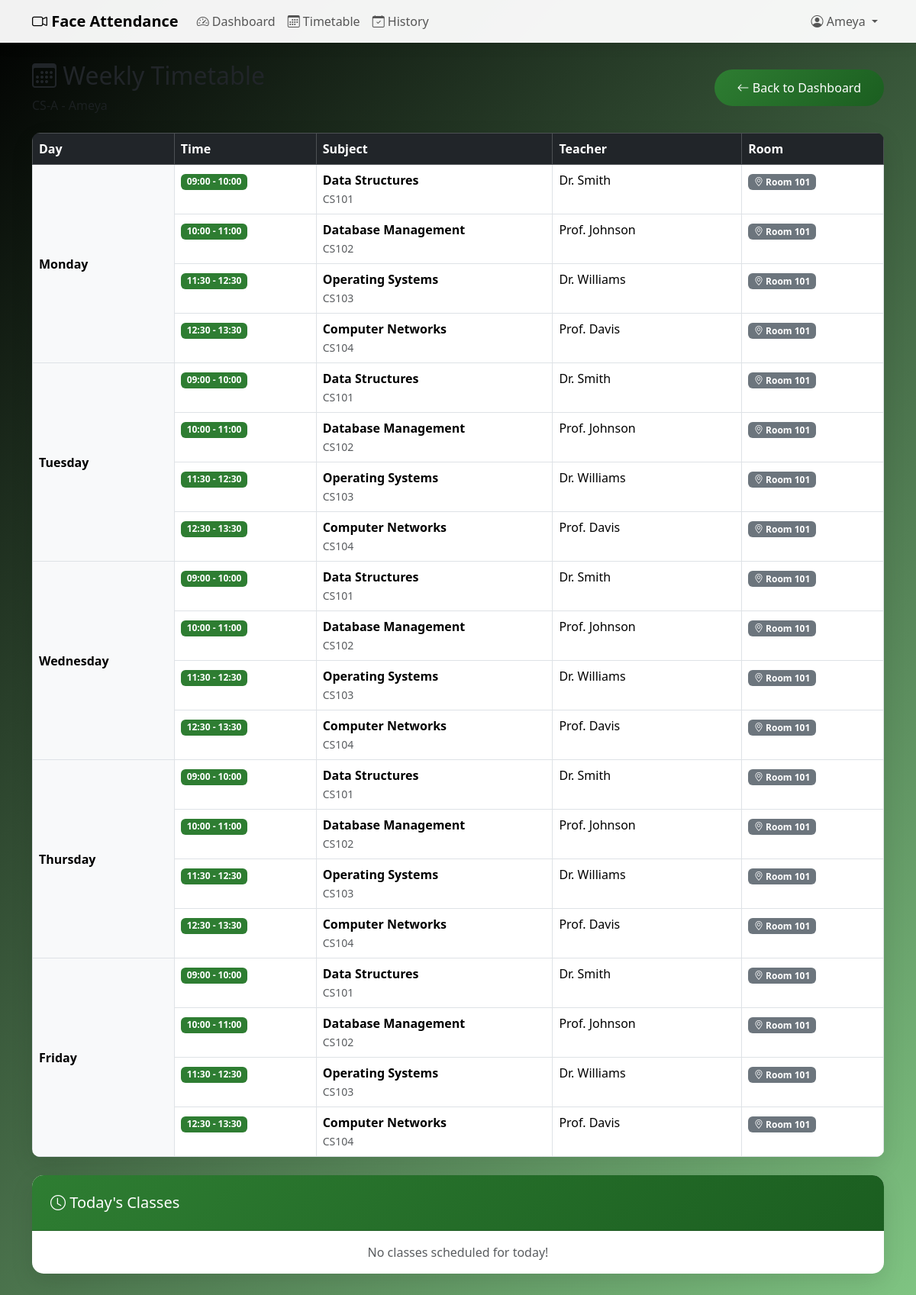
The app's page /timetable/ (signed in) with its own data.
### core/models.py (models this page shows, shortened)
class Student(models.Model):
    user = models.OneToOneField(User, on_delete=models.CASCADE, related_name='student_profile')
    roll_no = models.CharField(max_length=20, unique=True)
    name = models.CharField(max_length=100)
    classroom = models.ForeignKey(Classroom, on_delete=models.CASCADE, related_name='students')
    face_folder_name = models.CharField(max_length=100, blank=True, help_text="Folder name in known_faces/")
    photo_straight = models.CharField(max_length=255, blank=True, help_text="Front-facing photo path")
    photo_left = models.CharField(max_length=255, blank=True, help_text="Looking left photo path")
    photo_right = models.CharField(max_length=255, blank=True, help_text="Looking right photo path")
    class Meta:
        ordering = ['roll_no']

class Classroom(models.Model):
    name = models.CharField(max_length=50, unique=True)  # e.g., "CS-A", "IT-B"
    description = models.TextField(blank=True)
    def __str__(self):
        return self.name
    class Meta:
        ordering = ['name']

class Timetable(models.Model):
    DAYS_OF_WEEK = [
        (0, 'Monday'),
        (1, 'Tuesday'),
        (2, 'Wednesday'),
        (3, 'Thursday'),
        (4, 'Friday'),
        (5, 'Saturday'),
        (6, 'Sunday'),
    ]
    room = models.ForeignKey(Room, on_delete=models.CASCADE, related_name='timetable_entries', null=True, blank=True)
    classroom = models.ForeignKey(Classroom, on_delete=models.CASCADE, related_name='timetable_entries')
    subject = models.ForeignKey(Subject, on_delete=models.CASCADE, related_name='timetable_entries')
    teacher = models.ForeignKey(Teacher, on_delete=models.CASCADE, related_name='timetable_entries')
    day_of_week = models.IntegerField(choices=DAYS_OF_WEEK)
    start_time = models.TimeField()
    end_time = models.TimeField()
    is_recurring = models.BooleanField(default=True, help_text="False for extra/one-time lectures")
    extra_date = models.DateField(null=True, blank=True, help_text="Specific date for non-recurring lectures")
    class Meta:
        ordering = ['day_of_week', 'start_time']
        unique_together = ['room', 'day_of_week', 'start_time']

class Subject(models.Model):
    name = models.CharField(max_length=100)
    code = models.CharField(max_length=20, unique=True)  # e.g., "CS101"
    class Meta:
        ordering = ['code']

class Teacher(models.Model):
    user = models.OneToOneField(User, on_delete=models.CASCADE, related_name='teacher_profile', null=True, blank=True)
    name = models.CharField(max_length=100)
    email = models.EmailField(blank=True)
    class Meta:
        ordering = ['name']

class Room(models.Model):
    name = models.CharField(max_length=50, unique=True)  # e.g., "Room 101", "Lab 1"
    description = models.TextField(blank=True)
    camera_index = models.IntegerField(default=0, help_text="Camera index for cv2.VideoCapture (0 for default)")
    class Meta:
        ordering = ['name']

### core/views.py (the view)
# urls.py: path('timetable/', views.timetable_view, name='timetable'),
@login_required
def timetable_view(request):
    try:
        student = request.user.student_profile
    except Student.DoesNotExist:
        messages.error(request, "You don't have a student profile.")
        return redirect('login')
    timetable_entries = Timetable.objects.filter(
        classroom=student.classroom,
        is_recurring=True
    ).select_related('subject', 'teacher', 'room').order_by('day_of_week', 'start_time')
    days = ['Monday', 'Tuesday', 'Wednesday', 'Thursday', 'Friday', 'Saturday', 'Sunday']
    timetable_by_day = {}
    for day_idx, day_name in enumerate(days):
        day_entries = timetable_entries.filter(day_of_week=day_idx)
        if day_entries.exists():
            timetable_by_day[day_name] = day_entries
    today = timezone.now().date()
    today_day_of_week = today.weekday()  # 0 = Monday, 6 = Sunday
    todays_classes = timetable_entries.filter(day_of_week=today_day_of_week)
    today_name = days[today_day_of_week]
    context = {
        'student': student,
        'timetable_by_day': timetable_by_day,
        'days': days[:5],  # Monday to Friday only for display
        'todays_classes': todays_classes,
        'today_name': today_name,
    }
    return render(request, 'core/timetable.html', context)

### templates/core/timetable.html (shortened to what this page needs)
{% extends 'base.html' %}
{% block content %}
<div class="row mb-4">
    <div class="col-12">
        <div class="d-flex justify-content-between align-items-center">
            <div>
                <h2><i class="bi bi-calendar3"></i> Weekly Timetable</h2>
                <p class="text-muted mb-0">{{ student.classroom }} - {{ student.name }}</p>
            </div>
            <a href="{% url 'dashboard' %}" class="btn btn-primary">
                <i class="bi bi-arrow-left"></i> Back to Dashboard
            </a>
        </div>
    </div>
</div>
<div class="row">
    <div class="col-12">
        <div class="card">
            <div class="card-body p-0">
                {% if timetable_by_day %}
                <div class="table-responsive">
                    <table class="table table-bordered mb-0">
                        <thead class="table-dark">
                            <tr>
                                <th style="width: 15%;">Day</th>
                                <th style="width: 15%;">Time</th>
                                <th style="width: 25%;">Subject</th>
                                <th style="width: 20%;">Teacher</th>
                                <th style="width: 15%;">Room</th>
                            </tr>
                        </thead>
                        <tbody>
                            {% for day, entries in timetable_by_day.items %}
                                {% for entry in entries %}
                                <tr>
                                    {% if forloop.first %}
                                    <td rowspan="{{ entries.count }}" class="align-middle fw-bold bg-light">
                                        {{ day }}
                                    </td>
                                    {% endif %}
                                    <td>
                                        <span class="badge bg-primary">
                                            {{ entry.start_time|time:"H:i" }} - {{ entry.end_time|time:"H:i" }}
                                        </span>
                                    </td>
                                    <td>
                                        <strong>{{ entry.subject.name }}</strong>
                                        <br><small class="text-muted">{{ entry.subject.code }}</small>
                                    </td>
                                    <td>{{ entry.teacher.name }}</td>
                                    <td>
                                        <span class="badge bg-secondary">
                                            <i class="bi bi-geo-alt"></i> {{ entry.room.name }}
                                        </span>
                                    </td>
                                </tr>
                                {% endfor %}
                            {% endfor %}
                        </tbody>
                    </table>
                </div>
                {% else %}
                <div class="text-center py-5">
                    <i class="bi bi-calendar-x text-muted" style="font-size: 4rem;"></i>
                    <h4 class="text-muted mt-3">No timetable available</h4>
                    <p class="text-muted">Contact your administrator to set up the timetable.</p>
                </div>
                {% endif %}
            </div>
        </div>
    </div>
</div>
<div class="row mt-4">
    <div class="col-12">
        <div class="card border-primary">
            <div class="card-header bg-primary text-white">
                <h5 class="mb-0"><i class="bi bi-clock"></i> Today's Classes</h5>
            </div>
            <div class="card-body">
                {% with today=timetable_by_day|default_if_none:"" %}
                {% if todays_classes %}
                <div class="list-group list-group-flush">
                    {% for entry in todays_classes %}
                    <div class="list-group-item d-flex justify-content-between align-items-center">
                        <div>
                            <strong>{{ entry.subject.name }}</strong>
                            <span class="text-muted ms-2">with {{ entry.teacher.name }}</span>
                        </div>
                        <div>
                            <span class="badge bg-primary">{{ entry.start_time|time:"H:i" }} - {{ entry.end_time|time:"H:i" }}</span>
                            <span class="badge bg-secondary ms-1">{{ entry.room.name }}</span>
                        </div>
                    </div>
                    {% endfor %}
                </div>
                {% else %}
                <p class="text-muted mb-0 text-center">No classes scheduled for today!</p>
                {% endif %}
                {% endwith %}
            </div>
        </div>
    </div>
</div>
<div class="mb-5 pb-4"></div>
{% endblock %}

### templates/base.html (shortened to what this page needs)
<!DOCTYPE html>
<html lang="en">
<head>
    <link href="https://cdn.jsdelivr.net/npm/bootstrap@5.3.2/dist/css/bootstrap.min.css" rel="stylesheet">
    <link rel="stylesheet" href="https://cdn.jsdelivr.net/npm/bootstrap-icons@1.11.1/font/bootstrap-icons.css">
</head>
<body>
    {% if user.is_authenticated %}
    <nav class="navbar navbar-expand-lg navbar-light bg-light mb-4">
        <div class="container">
            {% if user.teacher_profile %}
            <a class="navbar-brand fw-bold text-success" href="{% url 'teacher_dashboard' %}">
                <i class="bi bi-person-workspace"></i> Teacher Portal
            </a>
            <button class="navbar-toggler" type="button" data-bs-toggle="collapse" data-bs-target="#navbarNav">
                <span class="navbar-toggler-icon"></span>
            </button>
            <div class="collapse navbar-collapse" id="navbarNav">
                <ul class="navbar-nav me-auto">
                    <li class="nav-item">
                        <a class="nav-link" href="{% url 'teacher_dashboard' %}"><i class="bi bi-speedometer2"></i> Dashboard</a>
                    </li>
                    <li class="nav-item">
                        <a class="nav-link" href="{% url 'teacher_timetable' %}"><i class="bi bi-calendar3"></i> My Timetable</a>
                    </li>
                    <li class="nav-item">
                        <a class="nav-link" href="{% url 'teacher_lecture_history' %}"><i class="bi bi-clock-history"></i> Lecture History</a>
                    </li>
                    <li class="nav-item">
                        <a class="nav-link" href="{% url 'teacher_schedule_extra' %}"><i class="bi bi-plus-circle"></i> Schedule Extra</a>
                    </li>
                    <li class="nav-item">
                        <a class="nav-link" href="{% url 'teacher_cancel_lectures' %}"><i class="bi bi-calendar-x"></i> Cancel Lectures</a>
                    </li>
                </ul>
                <ul class="navbar-nav">
                    <li class="nav-item dropdown">
                        <a class="nav-link dropdown-toggle" href="#" id="navbarDropdown" role="button" data-bs-toggle="dropdown">
                            <i class="bi bi-person-circle text-success"></i> {{ user.teacher_profile.name }}
                        </a>
                        <ul class="dropdown-menu dropdown-menu-end">
                            <li><a class="dropdown-item" href="{% url 'logout' %}"><i class="bi bi-box-arrow-right"></i> Logout</a></li>
                        </ul>
                    </li>
                </ul>
            </div>
            {% elif user.student_profile %}
            <a class="navbar-brand fw-bold" href="{% url 'dashboard' %}">
                <i class="bi bi-camera-video"></i> Face Attendance
            </a>
            <div class="collapse navbar-collapse" id="navbarNav">
                <ul class="navbar-nav me-auto">
                    <li class="nav-item">
                        <a class="nav-link" href="{% url 'dashboard' %}"><i class="bi bi-speedometer2"></i> Dashboard</a>
                    </li>
                    <li class="nav-item">
                        <a class="nav-link" href="{% url 'timetable' %}"><i class="bi bi-calendar3"></i> Timetable</a>
                    </li>
                    <li class="nav-item">
                        <a class="nav-link" href="{% url 'attendance_history' %}"><i class="bi bi-calendar-check"></i> History</a>
                    </li>
                </ul>
                <ul class="navbar-nav">
                    <li class="nav-item dropdown">
                        <a class="nav-link dropdown-toggle" href="#" id="navbarDropdown" role="button" data-bs-toggle="dropdown">
                            <i class="bi bi-person-circle"></i> {{ user.student_profile.name }}
                        </a>
                    </li>
                </ul>
            </div>
            {% endif %}
        </div>
    </nav>
    {% endif %}
    <div class="container">
        {% block content %}{% endblock %}
    </div>
</body>
</html>

### templates/base.html (style rules this page uses)
:root { --primary-color: #2E7D32; --secondary-color: #1B5E20; --success-color: #06d6a0; --danger-color: #ef476f; --warning-color: #ffd166; }
body { background: linear-gradient(135deg, #000000 0%, #81C784 100%); min-height: 100vh; }
.bg-primary { background-color: var(--primary-color) !important; }
.card { border: none; border-radius: 15px; box-shadow: 0 10px 30px rgba(0, 0, 0, 0.1); }
.card-header { background: linear-gradient(135deg, var(--primary-color), var(--secondary-color)); color: white; border-radius: 15px 15px 0 0 !important; padding: 1.5rem; }
.btn-primary { background: linear-gradient(135deg, var(--primary-color), var(--secondary-color)); border: none; padding: 12px 30px; border-radius: 25px; transition: transform 0.3s ease, box-shadow 0.3s ease; }
.navbar { background: rgba(255, 255, 255, 0.95) !important; box-shadow: 0 2px 20px rgba(0, 0, 0, 0.1); }
.table { border-radius: 10px; overflow: hidden; }

### records on screen
Student: classroom "CS-A"
Timetable: day "Monday", start_time "09:00", end_time "10:00", subject.name "Data Structures", subject.code "CS101", teacher.name "Dr. Smith", room.name "Room 101"
Timetable: start_time "10:00", end_time "11:00", subject.name "Database Management", subject.code "CS102", teacher.name "Prof. Johnson", room.name "Room 101"
Timetable: start_time "11:30", end_time "12:30", subject.name "Operating Systems", subject.code "CS103", teacher.name "Dr. Williams", room.name "Room 101"
Timetable: start_time "12:30", end_time "13:30", subject.name "Computer Networks", subject.code "CS104", teacher.name "Prof. Davis", room.name "Room 101"
Timetable: day "Tuesday", start_time "09:00", end_time "10:00", subject.name "Data Structures", subject.code "CS101", teacher.name "Dr. Smith", room.name "Room 101"
Timetable: start_time "10:00", end_time "11:00", subject.name "Database Management", subject.code "CS102", teacher.name "Prof. Johnson", room.name "Room 101"
Timetable: start_time "11:30", end_time "12:30", subject.name "Operating Systems", subject.code "CS103", teacher.name "Dr. Williams", room.name "Room 101"
Timetable: start_time "12:30", end_time "13:30", subject.name "Computer Networks", subject.code "CS104", teacher.name "Prof. Davis", room.name "Room 101"
Timetable: day "Wednesday", start_time "09:00", end_time "10:00", subject.name "Data Structures", subject.code "CS101", teacher.name "Dr. Smith", room.name "Room 101"
Timetable: start_time "10:00", end_time "11:00", subject.name "Database Management", subject.code "CS102", teacher.name "Prof. Johnson", room.name "Room 101"
Timetable: start_time "11:30", end_time "12:30", subject.name "Operating Systems", subject.code "CS103", teacher.name "Dr. Williams", room.name "Room 101"
Timetable: start_time "12:30", end_time "13:30", subject.name "Computer Networks", subject.code "CS104", teacher.name "Prof. Davis", room.name "Room 101"
Timetable: day "Thursday", start_time "09:00", end_time "10:00", subject.name "Data Structures", subject.code "CS101", teacher.name "Dr. Smith", room.name "Room 101"
Timetable: start_time "10:00", end_time "11:00", subject.name "Database Management", subject.code "CS102", teacher.name "Prof. Johnson", room.name "Room 101"
Timetable: start_time "11:30", end_time "12:30", subject.name "Operating Systems", subject.code "CS103", teacher.name "Dr. Williams", room.name "Room 101"
Timetable: start_time "12:30", end_time "13:30", subject.name "Computer Networks", subject.code "CS104", teacher.name "Prof. Davis", room.name "Room 101"
Timetable: day "Friday", start_time "09:00", end_time "10:00", subject.name "Data Structures", subject.code "CS101", teacher.name "Dr. Smith", room.name "Room 101"
Timetable: start_time "10:00", end_time "11:00", subject.name "Database Management", subject.code "CS102", teacher.name "Prof. Johnson", room.name "Room 101"
Timetable: start_time "11:30", end_time "12:30", subject.name "Operating Systems", subject.code "CS103", teacher.name "Dr. Williams", room.name "Room 101"
Timetable: start_time "12:30", end_time "13:30", subject.name "Computer Networks", subject.code "CS104", teacher.name "Prof. Davis", room.name "Room 101"

### other values on screen
{{ user.student_profile.name }} "Ameya"
